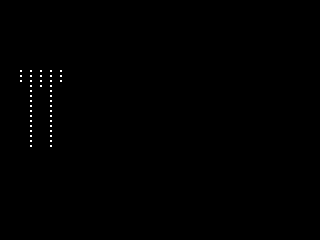
Frame 1 (no input)
Frame 60 (the mouse pressed at the canvas centre just before this capture): identical to frame 1, image omitted
Frame 120 (the mouse held since frame 60 and released just before this capture): identical to frame 1, image omitted

The Processing sketch that drew this single still picture (run headless with seeded random() and noise(); from frame 60 on, the mouse is pressed at the canvas centre):

// Processing sketch: nn
// ── nn.pde

Network network;

void setup(){
  size(320,240);
  network = new Network("3,16,4,16,3");
}

void draw(){
  background(0);
  network.draw();
}

class Network{
  ArrayList layers,connections;

  Network(String schema){
    layers = parseSchema(schema);
    fullyConnect(layers);
  }

  ArrayList parseSchema(String _in){
    ArrayList tmp = new ArrayList();;
    String args[] = splitTokens(_in,":,- ");
    for(int i =0;i<args.length;i++){
      tmp.add(new Layer(parseInt(args[i]),i));
    }
    return tmp;
  }

  void fullyConnect(ArrayList _schema){

    connections = new ArrayList();
    for(int i = 1 ; i < _schema.size();i++){
      Layer tmplA = (Layer)_schema.get(i-1); 
      Layer tmplB = (Layer)_schema.get(i);

      for(int ii = 0 ; ii < tmplA.neurons.size();ii++){
        Neuron n1 = (Neuron)tmplA.neurons.get(ii);
        for(int iii = 0 ; iii < tmplB.neurons.size();iii++){
        Neuron n2 = (Neuron)tmplB.neurons.get(iii);
        connections.add(new Connection(ii,n1,iii,n2));
        }
      }
    }

  }

  void draw(){

    noStroke();
    fill(255);
    pushMatrix();
    translate(20,height/2-50);
    for(int i = 0 ; i < layers.size();i++){
      int x = i * 10;
      Layer tmp = (Layer)layers.get(i);
      int num = (tmp.neurons.size());
      for(int ii = 0 ; ii < num;ii++){
        int y = ii * 5;

        rect(x,y,2,2);
      }
    }
    popMatrix();
  }
}

class Layer{
  ArrayList neurons;
  int id;

  Layer(int _num,int _id){
    neurons = new ArrayList();
    for(int i = 0 ; i < _num;i++){
      neurons.add(new Neuron(_id));
    }
  }

}

class Connection{
  int idA, idB;
  Neuron A,B;
  float weight;

  Connection(int _idA,Neuron _A,int _idB,Neuron _B){
    idA=_idA;
    idB=_idB;
    A=_A;
    B=_B;
    weight = random(0,100)/100.0;
  }

}

class Neuron{
  int layerNo;
  float sum;

  Neuron(int _layerNo){
    layerNo = layerNo;
    sum = 0;
  }
}
